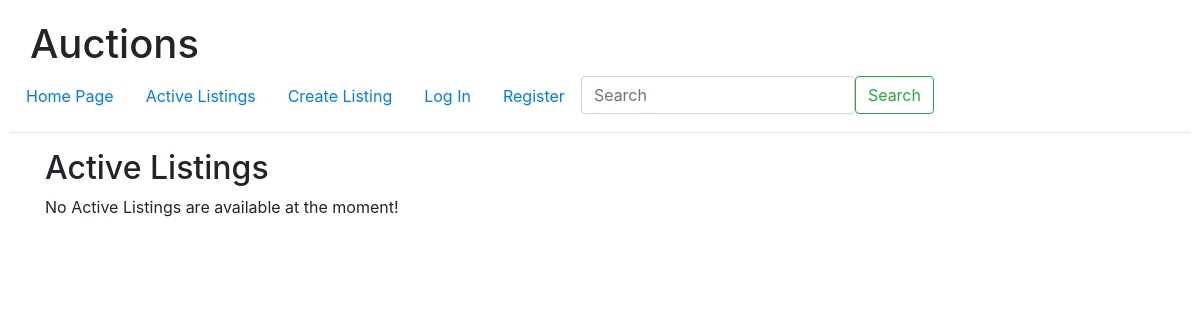
The app's page /, older data.
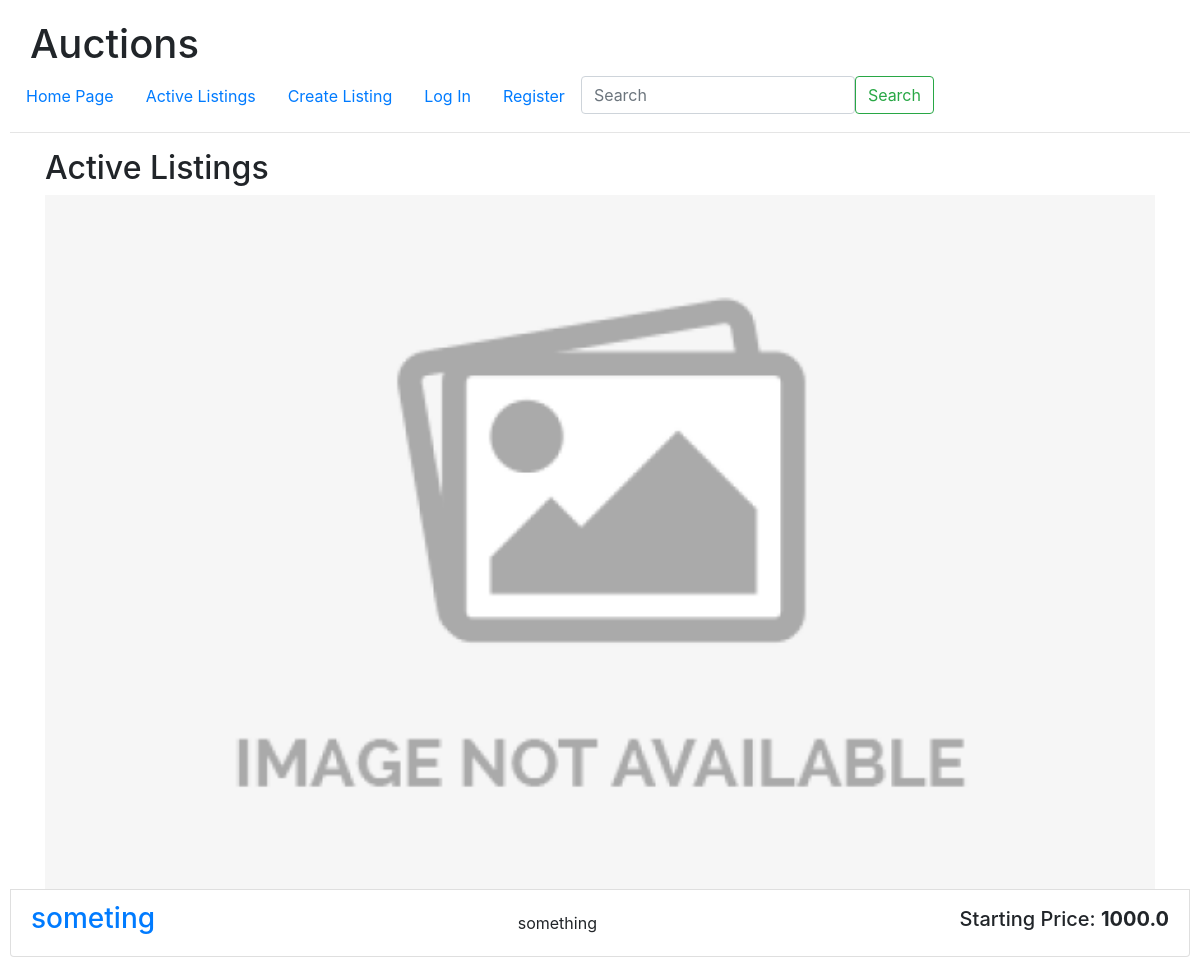
The same page, newer data.
### Auction/models.py (models this page shows)
class Listing(models.Model):
    title = models.CharField(max_length=20)
    description = models.TextField(blank=True, null=True)
    user = models.ForeignKey(User, related_name='listings', on_delete=models.CASCADE)
    watchers = models.ManyToManyField(User, related_name='watchlist', blank=True)
    category = models.ManyToManyField(Category, related_name='listings', blank=True)
    created_at = models.DateTimeField(auto_now_add=True)
    updated_at = models.DateTimeField(auto_now=True)
    starting_price = models.FloatField()
    image = models.ImageField(upload_to='uploads/', blank=True, null=True)

### Commerce/views.py (the view)
# urls.py: path('', index_view, name='index'),
def index_view(request):
    listings = Listing.objects.all()
    context = {
        'listings': listings
    }
    return render(request, 'auction/index.html', context = context)

### templates/auction/index.html (shortened to what this page needs)
{% extends 'layout.html' %}
{% block body %}
{% load static %}
<div class="container">
    <h2>Active Listings</h2>
    <ul class="list-group">
        {% for listing in listings %}
            {% if listing.image %}
            <div class="image-parent">
            <img src="{{ listing.image.url }}" class="img-fluid">
            {% else %}
            <img src="{% static 'Auction/no_image.jpg' %}" class="img-fluid">
            {% endif %}
            </div>
            <div class="list-group-item d-flex justify-content-between align-items-center">
            <a href='{% url "auction:listing" listing.id %}'>
                <h3>{{ listing.title }}</h3>
            </a>
                {{ listing.description }}
            <h5>
            Starting Price: <b>{{ listing.starting_price }}</b>
            </h5>
            </div>
        {% empty %}
            No Active Listings are available at the moment!
        {% endfor %}
    </div>
{% endblock %}

### templates/layout.html (shortened to what this page needs)
<!DOCTYPE html>
<html>
    <head>
        {% load static %}
        <link rel="stylesheet" href="https://stackpath.bootstrapcdn.com/bootstrap/4.4.1/css/bootstrap.min.css">
        <link href="{% static 'Auction/styles.css' %}" rel="stylesheet">
    </head>
    <body>
        <div style="margin-top: 10px; margin-left: 20px;">
        <h1>Auctions</h1>
        </div>
        <ul class="nav">
            <li class="nav-item">
            <a class='nav-link' href="{% url 'index' %}">Home Page</a>
        </li>
        <li class="nav-item">
            <a class='nav-link' href='{% url "auction:index" %}'>Active Listings</a>
        </li>
        <li class="nav-item">
            <a class='nav-link' href='{% url "auction:create_listing" %}'>Create Listing</a>
        </li>
            {% if user.is_authenticated %}
            <li class="nav-item">
            <a class='nav-link' href="{% url 'auction:logout' %}">Log Out</a>
        </li>
            {% else %}
            <li class="nav-item">
            <a class='nav-link' href="{% url 'auction:login' %}">Log In</a>
        </li>
        <li class="nav-item">
            <a class='nav-link' href="{% url 'auction:register' %}">Register</a>
        </li>
            {% endif %}
        <li class="nav-item">
        <form class="d-flex" method="post" action="{% url 'auction:search' %}">
            <input class="form-control me-2" type="search" name='q' placeholder="Search" aria-label="Search">
            <button class="btn btn-outline-success" type="submit">Search</button>
            </form>
        </li>
    </ul>
    <hr>
        {% block body %}
        {% endblock %}
    </body>
</html>

### Auction/static/Auction/styles.css (style rules this page uses)
body { padding: 10px; }

Row changes from the older to the newer data that the page shows:
added Listing: title "someting", description "something", starting_price "1000.0"
Text that changed along with them:
text no longer shown: "No Active Listings are available at the moment!"
